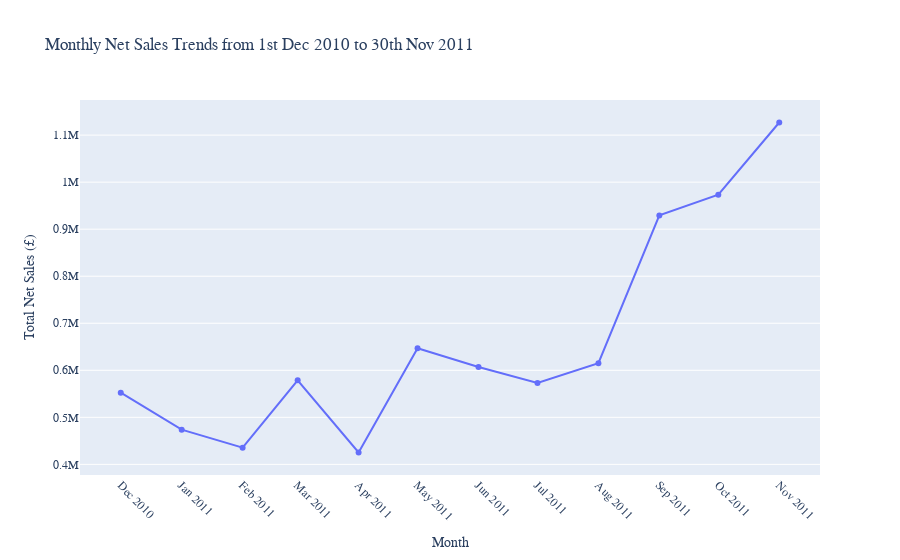

Source (notebook cell):
### Code cell
# Create a graph which shows the net sales trends per month 

net_sales_by_month["InvoiceDate"] = net_sales_by_month["InvoiceDate"].dt.to_timestamp()

fig = px.line(
    net_sales_by_month,
    x="InvoiceDate",
    y="Value",
    title="Monthly Net Sales Trends from 1st Dec 2010 to 30th Nov 2011",
    labels={"InvoiceDate": "Month", "Value": "Total Net Sales (£)"},
    markers=True
)


fig.update_xaxes(
    tickformat="%b %Y",
    tickvals=net_sales_by_month["InvoiceDate"],  
    tickangle=45 
)


fig.update_layout(
    yaxis=dict(showgrid=True),
    xaxis=dict(showgrid=False),
    font=dict(family="Arial", size=12)  
)

fig.show()

### Figure 1 — Plotly figure (JSON) as saved in the notebook; plotly's stock layout.template omitted (floating-point values rounded to 4 significant figures)
{"data": [{"hovertemplate": "Month=%{x}<br>Total Net Sales (£)=%{y}<extra></extra>", "legendgroup": "", "line": {"color": "#636efa", "dash": "solid"}, "marker": {"symbol": "circle"}, "mode": "lines+markers", "name": "", "orientation": "v", "showlegend": false, "type": "scatter", "x": ["2010-12-01T00:00:00", "2011-01-01T00:00:00", "2011-02-01T00:00:00", "2011-03-01T00:00:00", "2011-04-01T00:00:00", "2011-05-01T00:00:00", "2011-06-01T00:00:00", "2011-07-01T00:00:00", "2011-08-01T00:00:00", "2011-09-01T00:00:00", "2011-10-01T00:00:00", "2011-11-01T00:00:00"], "xaxis": "x", "y": [552373, 473732, 435534, 578576, 425223, 647012, 606863, 573112, 615078, 929356, 973306, 1126815], "yaxis": "y"}], "layout": {"font": {"family": "Arial", "size": 12}, "legend": {"tracegroupgap": 0}, "title": {"text": "Monthly Net Sales Trends from 1st Dec 2010 to 30th Nov 2011"}, "xaxis": {"anchor": "y", "domain": [0, 1], "showgrid": false, "tickangle": 45, "tickformat": "%b %Y", "tickvals": ["2010-12-01T00:00:00", "2011-01-01T00:00:00", "2011-02-01T00:00:00", "2011-03-01T00:00:00", "2011-04-01T00:00:00", "2011-05-01T00:00:00", "2011-06-01T00:00:00", "2011-07-01T00:00:00", "2011-08-01T00:00:00", "2011-09-01T00:00:00", "2011-10-01T00:00:00", "2011-11-01T00:00:00"], "title": {"text": "Month"}}, "yaxis": {"anchor": "x", "domain": [0, 1], "showgrid": true, "title": {"text": "Total Net Sales (£)"}}}}
